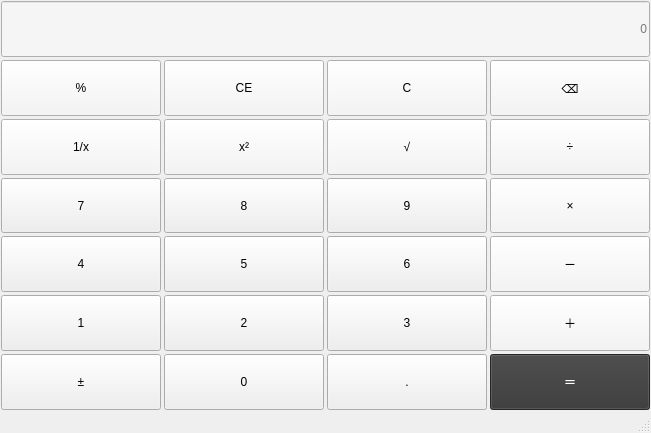
<?xml version="1.0" encoding="UTF-8"?>
<ui version="4.0">
 <class>MainWindow</class>
 <widget class="QMainWindow" name="MainWindow">
  <property name="geometry">
   <rect>
    <x>0</x>
    <y>0</y>
    <width>651</width>
    <height>433</height>
   </rect>
  </property>
  <property name="windowTitle">
   <string>MainWindow</string>
  </property>
  <widget class="QWidget" name="centralwidget">
   <layout class="QVBoxLayout" name="verticalLayout">
    <property name="spacing">
     <number>3</number>
    </property>
    <property name="leftMargin">
     <number>1</number>
    </property>
    <property name="topMargin">
     <number>1</number>
    </property>
    <property name="rightMargin">
     <number>1</number>
    </property>
    <property name="bottomMargin">
     <number>1</number>
    </property>
    <item>
     <layout class="QGridLayout" name="gridLayout_2">
      <item row="1" column="0">
       <widget class="QPushButton" name="btnPercentage">
        <property name="sizePolicy">
         <sizepolicy hsizetype="Minimum" vsizetype="Preferred">
          <horstretch>0</horstretch>
          <verstretch>0</verstretch>
         </sizepolicy>
        </property>
        <property name="styleSheet">
         <string notr="true">font: 16pt &quot;Times New Roman&quot;;
background-color: rgb(245, 245, 245);</string>
        </property>
        <property name="text">
         <string>%</string>
        </property>
       </widget>
      </item>
      <item row="6" column="3">
       <widget class="QPushButton" name="btnEqual">
        <property name="sizePolicy">
         <sizepolicy hsizetype="Minimum" vsizetype="Preferred">
          <horstretch>0</horstretch>
          <verstretch>0</verstretch>
         </sizepolicy>
        </property>
        <property name="styleSheet">
         <string notr="true">font: 16pt &quot;Times New Roman&quot;;
color: rgb(255, 255, 255);
background-color: rgb(55, 55, 55);</string>
        </property>
        <property name="text">
         <string>＝</string>
        </property>
       </widget>
      </item>
      <item row="1" column="3">
       <widget class="QPushButton" name="btnDelete">
        <property name="sizePolicy">
         <sizepolicy hsizetype="Minimum" vsizetype="Preferred">
          <horstretch>0</horstretch>
          <verstretch>0</verstretch>
         </sizepolicy>
        </property>
        <property name="styleSheet">
         <string notr="true">font: 16pt &quot;Times New Roman&quot;;
background-color: rgb(245, 245, 245);</string>
        </property>
        <property name="text">
         <string>⌫</string>
        </property>
       </widget>
      </item>
      <item row="6" column="2">
       <widget class="QPushButton" name="btnPoint">
        <property name="sizePolicy">
         <sizepolicy hsizetype="Minimum" vsizetype="Preferred">
          <horstretch>0</horstretch>
          <verstretch>0</verstretch>
         </sizepolicy>
        </property>
        <property name="styleSheet">
         <string notr="true">font: 20pt &quot;Times New Roman&quot;;
</string>
        </property>
        <property name="text">
         <string>.</string>
        </property>
       </widget>
      </item>
      <item row="4" column="2">
       <widget class="QPushButton" name="btnNum_6">
        <property name="sizePolicy">
         <sizepolicy hsizetype="Minimum" vsizetype="Preferred">
          <horstretch>0</horstretch>
          <verstretch>0</verstretch>
         </sizepolicy>
        </property>
        <property name="styleSheet">
         <string notr="true">font: 20pt &quot;Times New Roman&quot;;
</string>
        </property>
        <property name="text">
         <string>6</string>
        </property>
       </widget>
      </item>
      <item row="0" column="0" colspan="4">
       <widget class="QLineEdit" name="display">
        <property name="sizePolicy">
         <sizepolicy hsizetype="Expanding" vsizetype="Preferred">
          <horstretch>0</horstretch>
          <verstretch>0</verstretch>
         </sizepolicy>
        </property>
        <property name="styleSheet">
         <string>font: 16pt &quot;Times New Roman&quot;;
background-color: rgb(245, 245, 245);</string>
        </property>
        <property name="alignment">
         <set>Qt::AlignmentFlag::AlignRight|Qt::AlignmentFlag::AlignTrailing|Qt::AlignmentFlag::AlignVCenter</set>
        </property>
        <property name="placeholderText">
         <string>0</string>
        </property>
       </widget>
      </item>
      <item row="4" column="1">
       <widget class="QPushButton" name="btnNum_5">
        <property name="sizePolicy">
         <sizepolicy hsizetype="Minimum" vsizetype="Preferred">
          <horstretch>0</horstretch>
          <verstretch>0</verstretch>
         </sizepolicy>
        </property>
        <property name="styleSheet">
         <string notr="true">font: 20pt &quot;Times New Roman&quot;;
</string>
        </property>
        <property name="text">
         <string>5</string>
        </property>
       </widget>
      </item>
      <item row="3" column="3">
       <widget class="QPushButton" name="btnMultiply">
        <property name="sizePolicy">
         <sizepolicy hsizetype="Minimum" vsizetype="Preferred">
          <horstretch>0</horstretch>
          <verstretch>0</verstretch>
         </sizepolicy>
        </property>
        <property name="styleSheet">
         <string notr="true">font: 16pt &quot;Times New Roman&quot;;
background-color: rgb(245, 245, 245);</string>
        </property>
        <property name="text">
         <string>×</string>
        </property>
       </widget>
      </item>
      <item row="2" column="1">
       <widget class="QPushButton" name="btnSquare">
        <property name="sizePolicy">
         <sizepolicy hsizetype="Minimum" vsizetype="Preferred">
          <horstretch>0</horstretch>
          <verstretch>0</verstretch>
         </sizepolicy>
        </property>
        <property name="styleSheet">
         <string notr="true">font: 16pt &quot;Times New Roman&quot;;
background-color: rgb(245, 245, 245);</string>
        </property>
        <property name="text">
         <string>x²</string>
        </property>
       </widget>
      </item>
      <item row="5" column="2">
       <widget class="QPushButton" name="btnNum_3">
        <property name="sizePolicy">
         <sizepolicy hsizetype="Minimum" vsizetype="Preferred">
          <horstretch>0</horstretch>
          <verstretch>0</verstretch>
         </sizepolicy>
        </property>
        <property name="styleSheet">
         <string notr="true">font: 20pt &quot;Times New Roman&quot;;
</string>
        </property>
        <property name="text">
         <string>3</string>
        </property>
       </widget>
      </item>
      <item row="5" column="0">
       <widget class="QPushButton" name="btnNum_1">
        <property name="sizePolicy">
         <sizepolicy hsizetype="Minimum" vsizetype="Preferred">
          <horstretch>0</horstretch>
          <verstretch>0</verstretch>
         </sizepolicy>
        </property>
        <property name="styleSheet">
         <string notr="true">font: 20pt &quot;Times New Roman&quot;;
</string>
        </property>
        <property name="text">
         <string>1</string>
        </property>
       </widget>
      </item>
      <item row="2" column="0">
       <widget class="QPushButton" name="btnGrade">
        <property name="sizePolicy">
         <sizepolicy hsizetype="Minimum" vsizetype="Preferred">
          <horstretch>0</horstretch>
          <verstretch>0</verstretch>
         </sizepolicy>
        </property>
        <property name="styleSheet">
         <string notr="true">font: 16pt &quot;Times New Roman&quot;;
background-color: rgb(245, 245, 245);</string>
        </property>
        <property name="text">
         <string>1/x</string>
        </property>
       </widget>
      </item>
      <item row="4" column="0">
       <widget class="QPushButton" name="btnNum_4">
        <property name="sizePolicy">
         <sizepolicy hsizetype="Minimum" vsizetype="Preferred">
          <horstretch>0</horstretch>
          <verstretch>0</verstretch>
         </sizepolicy>
        </property>
        <property name="styleSheet">
         <string notr="true">font: 20pt &quot;Times New Roman&quot;;
</string>
        </property>
        <property name="text">
         <string>4</string>
        </property>
       </widget>
      </item>
      <item row="6" column="1">
       <widget class="QPushButton" name="btnNum_0">
        <property name="sizePolicy">
         <sizepolicy hsizetype="Minimum" vsizetype="Preferred">
          <horstretch>0</horstretch>
          <verstretch>0</verstretch>
         </sizepolicy>
        </property>
        <property name="styleSheet">
         <string notr="true">font: 20pt &quot;Times New Roman&quot;;
</string>
        </property>
        <property name="text">
         <string>0</string>
        </property>
       </widget>
      </item>
      <item row="6" column="0">
       <widget class="QPushButton" name="btnPlusOrMinus">
        <property name="sizePolicy">
         <sizepolicy hsizetype="Minimum" vsizetype="Preferred">
          <horstretch>0</horstretch>
          <verstretch>0</verstretch>
         </sizepolicy>
        </property>
        <property name="styleSheet">
         <string notr="true">font: 20pt &quot;Times New Roman&quot;;
</string>
        </property>
        <property name="text">
         <string>±</string>
        </property>
       </widget>
      </item>
      <item row="4" column="3">
       <widget class="QPushButton" name="btnMinus">
        <property name="sizePolicy">
         <sizepolicy hsizetype="Minimum" vsizetype="Preferred">
          <horstretch>0</horstretch>
          <verstretch>0</verstretch>
         </sizepolicy>
        </property>
        <property name="styleSheet">
         <string notr="true">font: 16pt &quot;Times New Roman&quot;;
background-color: rgb(245, 245, 245);</string>
        </property>
        <property name="text">
         <string>－</string>
        </property>
       </widget>
      </item>
      <item row="1" column="1">
       <widget class="QPushButton" name="btnCE">
        <property name="sizePolicy">
         <sizepolicy hsizetype="Minimum" vsizetype="Preferred">
          <horstretch>0</horstretch>
          <verstretch>0</verstretch>
         </sizepolicy>
        </property>
        <property name="styleSheet">
         <string notr="true">font: 16pt &quot;Times New Roman&quot;;
background-color: rgb(245, 245, 245);</string>
        </property>
        <property name="text">
         <string>CE</string>
        </property>
       </widget>
      </item>
      <item row="3" column="0">
       <widget class="QPushButton" name="btnNum_7">
        <property name="sizePolicy">
         <sizepolicy hsizetype="Minimum" vsizetype="Preferred">
          <horstretch>0</horstretch>
          <verstretch>0</verstretch>
         </sizepolicy>
        </property>
        <property name="styleSheet">
         <string notr="true">font: 20pt &quot;Times New Roman&quot;;
</string>
        </property>
        <property name="text">
         <string>7</string>
        </property>
       </widget>
      </item>
      <item row="3" column="2">
       <widget class="QPushButton" name="btnNum_9">
        <property name="sizePolicy">
         <sizepolicy hsizetype="Minimum" vsizetype="Preferred">
          <horstretch>0</horstretch>
          <verstretch>0</verstretch>
         </sizepolicy>
        </property>
        <property name="styleSheet">
         <string notr="true">font: 20pt &quot;Times New Roman&quot;;
</string>
        </property>
        <property name="text">
         <string>9</string>
        </property>
       </widget>
      </item>
      <item row="1" column="2">
       <widget class="QPushButton" name="btnC">
        <property name="sizePolicy">
         <sizepolicy hsizetype="Minimum" vsizetype="Preferred">
          <horstretch>0</horstretch>
          <verstretch>0</verstretch>
         </sizepolicy>
        </property>
        <property name="styleSheet">
         <string notr="true">font: 16pt &quot;Times New Roman&quot;;
background-color: rgb(245, 245, 245);</string>
        </property>
        <property name="text">
         <string>C</string>
        </property>
       </widget>
      </item>
      <item row="5" column="3">
       <widget class="QPushButton" name="btnPlus">
        <property name="sizePolicy">
         <sizepolicy hsizetype="Minimum" vsizetype="Preferred">
          <horstretch>0</horstretch>
          <verstretch>0</verstretch>
         </sizepolicy>
        </property>
        <property name="styleSheet">
         <string notr="true">font: 16pt &quot;Times New Roman&quot;;
background-color: rgb(245, 245, 245);</string>
        </property>
        <property name="text">
         <string>＋</string>
        </property>
       </widget>
      </item>
      <item row="2" column="3">
       <widget class="QPushButton" name="btnDivide">
        <property name="sizePolicy">
         <sizepolicy hsizetype="Minimum" vsizetype="Preferred">
          <horstretch>0</horstretch>
          <verstretch>0</verstretch>
         </sizepolicy>
        </property>
        <property name="styleSheet">
         <string notr="true">font: 16pt &quot;Times New Roman&quot;;
background-color: rgb(245, 245, 245);</string>
        </property>
        <property name="text">
         <string>÷</string>
        </property>
       </widget>
      </item>
      <item row="3" column="1">
       <widget class="QPushButton" name="btnNum_8">
        <property name="sizePolicy">
         <sizepolicy hsizetype="Minimum" vsizetype="Preferred">
          <horstretch>0</horstretch>
          <verstretch>0</verstretch>
         </sizepolicy>
        </property>
        <property name="styleSheet">
         <string notr="true">font: 20pt &quot;Times New Roman&quot;;
</string>
        </property>
        <property name="text">
         <string>8</string>
        </property>
       </widget>
      </item>
      <item row="2" column="2">
       <widget class="QPushButton" name="btnSqrt">
        <property name="sizePolicy">
         <sizepolicy hsizetype="Minimum" vsizetype="Preferred">
          <horstretch>0</horstretch>
          <verstretch>0</verstretch>
         </sizepolicy>
        </property>
        <property name="styleSheet">
         <string notr="true">font: 16pt &quot;Times New Roman&quot;;
background-color: rgb(245, 245, 245);</string>
        </property>
        <property name="text">
         <string>√</string>
        </property>
       </widget>
      </item>
      <item row="5" column="1">
       <widget class="QPushButton" name="btnNum_2">
        <property name="sizePolicy">
         <sizepolicy hsizetype="Minimum" vsizetype="Preferred">
          <horstretch>0</horstretch>
          <verstretch>0</verstretch>
         </sizepolicy>
        </property>
        <property name="styleSheet">
         <string notr="true">font: 20pt &quot;Times New Roman&quot;;
</string>
        </property>
        <property name="text">
         <string>2</string>
        </property>
       </widget>
      </item>
     </layout>
    </item>
   </layout>
  </widget>
  <widget class="QMenuBar" name="menubar">
   <property name="geometry">
    <rect>
     <x>0</x>
     <y>0</y>
     <width>651</width>
     <height>21</height>
    </rect>
   </property>
  </widget>
  <widget class="QStatusBar" name="statusbar"/>
 </widget>
 <resources/>
 <connections/>
</ui>
